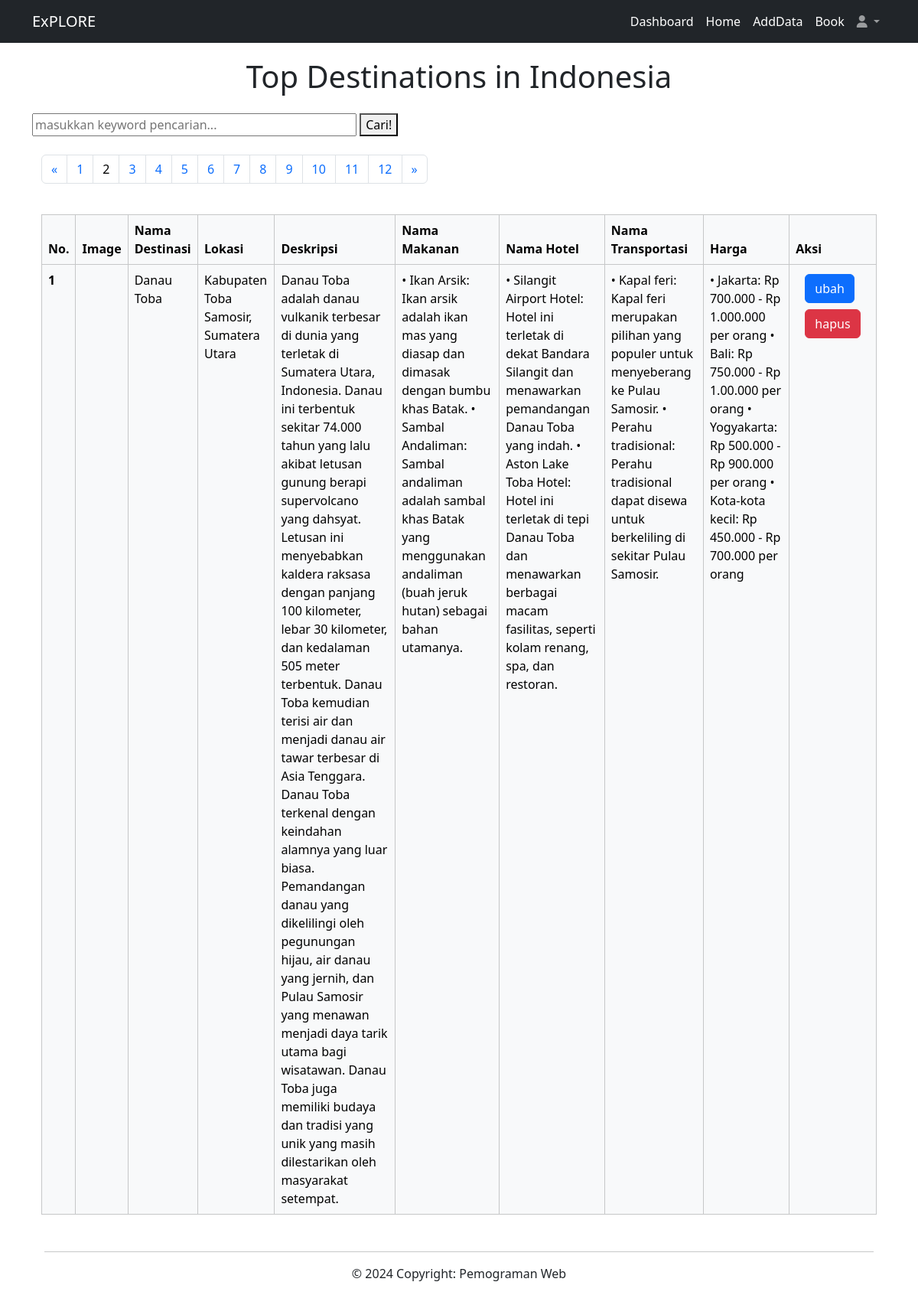
Screenshot of /halaman_admin/index.php?halaman=2 (signed in) with the database file from the repository.
### tables this page shows
CREATE TABLE `tabel_destinasi` (
  `id` int NOT NULL,
  `nama_destinasi` varchar(255) NOT NULL,
  `deskripsi` text NOT NULL,
  `lokasi` varchar(255) NOT NULL,
  `image` varchar(255) NOT NULL,
  `nama_makanan` text NOT NULL,
  `nama_hotel` text NOT NULL,
  `nama_transportasi` text NOT NULL,
  `harga` varchar(255) NOT NULL,
  `user_iduser` int NOT NULL
);

### fungsi/functions.php (called while the page is built, shortened)
<?php
$conn = mysqli_connect("localhost", "root", "", "pw2024_tubes_233040103");
function query($query) {
    global $conn;
    $result = mysqli_query($conn, $query);
    $rows = [];
    while( $row = mysqli_fetch_assoc($result) ) {
        $rows[] = $row;
    }
    return $rows;
}
?>

### halaman_admin/index.php (the view, shortened to what this page needs)
<?php
require '../halaman_admin/navbar_admin.php';
require '../fungsi/functions.php';
$jumlahDataPerHalaman = 1;
$jumlahData = count(query("SELECT * FROM tabel_destinasi"));
$jumlahHalaman = ceil($jumlahData / $jumlahDataPerHalaman);
$halamanAktif = ( isset($_GET["halaman"]) ) ? $_GET["halaman"] : 1;
$awalData = ( $jumlahDataPerHalaman * $halamanAktif) - $jumlahDataPerHalaman;
$destinasi = query("SELECT * FROM tabel_destinasi LIMIT $awalData, $jumlahDataPerHalaman");
?>
<!DOCTYPE html>
<html lang="en">
<head>
    <link href="https://cdn.jsdelivr.net/npm/bootstrap@5.3.3/dist/css/bootstrap.min.css" rel="stylesheet">
    <link rel="stylesheet" href="../css/style_admin.css">
</head>
<body>
    <h1 class="text-center py-3">Top Destinations in Indonesia</h1>
    <div class="container">
        <form action="" method="post">
            <input type="text" name="keyword" size="40" autofocus placeholder="masukkan keyword pencarian..." autocomplete="off" id="keyword">
            <button type="submit" name="cari" id="tombol-cari"> Cari! </button>
        </form>
        <br>
        <div id="container">
    <div class="container">
    <nav aria-label="Page navigation example">
                <ul class="pagination">
                    <li class="page-item">
                        <?php if ($halamanAktif > 1) : ?>
                            <a href="?halaman=<?= $halamanAktif - 1 ?> " class="page-link"><span aria-hidden="true">&laquo;</span></a>
                        <?php endif ?>
                    </li>
                    <li class="page-item d-flex"><?php for ($i = 1; $i <= $jumlahHalaman; $i++) : ?>
                            <?php if ($i == $halamanAktif) : ?>
                                <a href="?halaman=<?= $i; ?>" class="page-link" style="baground-color: blue; color: black;"><?= $i; ?></a>
                            <?php else : ?>
                                <a href="?halaman=<?= $i; ?>" class="page-link"><?= $i; ?></a>
                            <?php endif; ?>
                        <?php endfor; ?>
                    </li>
                    <li class="page-item">
                        <?php if ($halamanAktif < $jumlahHalaman) : ?>
                            <a href="?halaman=<?= $halamanAktif + 1 ?>" class="page-link"><span aria-hidden="true">&raquo;</span></a>
                        <?php endif ?>
                    </li>
                </ul>
            </nav>
    </div>
    <br>
    <div class=container col-8 mt-1>
    <table class="table table-bordered table-light ">
  <thead>
    <tr class="vertical-align: top">
      <th class="vertical-align" top scope="col">No.</th>
      <th scope="col">Image</th>
      <th scope="col">Nama Destinasi</th>
      <th scope="col">Lokasi</th>
      <th scope="col">Deskripsi</th>
      <th scope="col">Nama Makanan</th>
      <th scope="col">Nama Hotel</th>
      <th scope="col">Nama Transportasi</th>
      <th scope="col">Harga</th>
      <th scope="col">Aksi</th>
    </tr>
  </thead>
    <?php $i =1; ?>
    <?php foreach( $destinasi as $row) : ?>
  <tbody>
    <tr>
      <th scope="row"><?= $i; ?></th>
      <td><img src="../images/<?= $row["image"]; ?>" width="150" alt=""></td>
      <td><?= $row["nama_destinasi"]; ?></td>
      <td><?= $row["lokasi"]; ?></td>
      <td><?= $row["deskripsi"]; ?></td>
      <td><?= $row["nama_makanan"]; ?></td>
      <td><?= $row["nama_hotel"]; ?></td>
      <td><?= $row["nama_transportasi"]; ?></td>
      <td><?= $row["harga"]; ?></td>
      <td>
        <div class="container mt-1">
        <a class="btn btn-primary" style="text-decoration:none" href="../crud/ubah.php?id=<?= $row["id"]; ?>">ubah</a>
        <a class="btn btn-danger mt-2" href="../crud/hapus.php?id=<?= $row["id"]; ?>" onclick="return confirm('yakin?');"> hapus</a>
        </div>
      </td>
    </tr>
    <?php $i++; ?>
    <?php endforeach; ?>
  </tbody>
</table>
</div>
<?php
require '../halaman_admin/footer_admin.php';
?>
</body>
</html>

### css/style_admin.css (style rules this page uses)
body { padding-top: 60px; }

### rows the page displays
tabel_destinasi: nama_destinasi "Danau Toba", lokasi "Kabupaten Toba Samosir, Sumatera Utara", deskripsi "Danau Toba adalah danau vulkanik terbesar di dunia yang terletak di Sumatera Utara, Indonesia. Danau ini terbentuk sekitar 74.000 tahun yang lalu akibat letusan gunung berapi supervolcano yang dahsyat. Letusan ini menyebabkan kaldera raksasa dengan panjang 100 kilometer, lebar 30 kilometer, dan kedalaman 505 meter terbentuk. Danau Toba kemudian terisi air dan menjadi danau air tawar terbesar di Asia Tenggara. Danau Toba terkenal dengan keindahan alamnya yang luar biasa. Pemandangan danau yang dikelilingi oleh pegunungan hijau, air danau yang jernih, dan Pulau Samosir yang menawan menjadi daya tarik utama bagi wisatawan. Danau Toba juga memiliki budaya dan tradisi yang unik yang masih…", nama_makanan "• Ikan Arsik: Ikan arsik adalah ikan mas yang diasap dan dimasak dengan bumbu khas Batak. • Sambal Andaliman: Sambal andaliman adalah sambal khas Batak yang menggunakan andaliman (buah jeruk hutan) sebagai bahan utamanya.", nama_hotel "• Silangit Airport Hotel: Hotel ini terletak di dekat Bandara Silangit dan menawarkan pemandangan Danau Toba yang indah. • Aston Lake Toba Hotel: Hotel ini terletak di tepi Danau Toba dan menawarkan berbagai macam fasilitas, seperti kolam renang, spa, dan restoran.", nama_transportasi "• Kapal feri: Kapal feri merupakan pilihan yang populer untuk menyeberang ke Pulau Samosir. • Perahu tradisional: Perahu tradisional dapat disewa untuk berkeliling di sekitar Pulau Samosir.", harga "• Jakarta: Rp 700.000 - Rp 1.000.000 per orang • Bali: Rp 750.000 - Rp 1.00.000 per orang • Yogyakarta: Rp 500.000 - Rp 900.000 per orang • Kota-kota kecil: Rp 450.000 - Rp 700.000 per orang"
